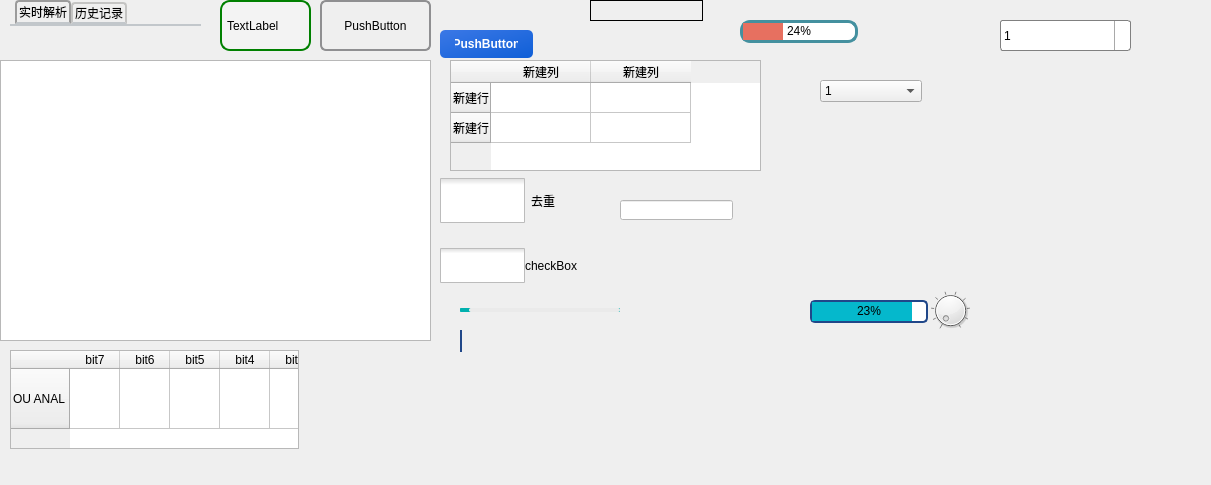
<?xml version="1.0" encoding="UTF-8"?>
<ui version="4.0">
 <class>Form</class>
 <widget class="QWidget" name="Form">
  <property name="geometry">
   <rect>
    <x>0</x>
    <y>0</y>
    <width>1211</width>
    <height>485</height>
   </rect>
  </property>
  <property name="windowTitle">
   <string>Form</string>
  </property>
  <widget class="QTabWidget" name="tabWidget">
   <property name="geometry">
    <rect>
     <x>10</x>
     <y>0</y>
     <width>191</width>
     <height>71</height>
    </rect>
   </property>
   <property name="styleSheet">
    <string notr="true">QTabWidget::pane { /* The tab widget frame */
    border-top: 2px solid #C2C7CB;
}

QTabWidget::tab-bar {
    left: 5px; /* move to the right by 5px */
}

/* Style the tab using the tab sub-control. Note that
    it reads QTabBar _not_ QTabWidget */
QTabBar::tab {
    background: qlineargradient(x1: 0, y1: 0, x2: 0, y2: 1,
                                stop: 0 #E1E1E1, stop: 0.4 #DDDDDD,
                                stop: 0.5 #D8D8D8, stop: 1.0 #D3D3D3);
    border: 2px solid #C4C4C3;
    border-bottom-color: #C2C7CB; /* same as the pane color */
    border-top-left-radius: 4px;
    border-top-right-radius: 4px;
    min-width: 8ex;
    padding: 2px;
}

QTabBar::tab:selected, QTabBar::tab:hover {
    background: qlineargradient(x1: 0, y1: 0, x2: 0, y2: 1,
                                stop: 0 #fafafa, stop: 0.4 #f4f4f4,
                                stop: 0.5 #e7e7e7, stop: 1.0 #fafafa);
}

QTabBar::tab:selected {
    border-color: #9B9B9B;
    border-bottom-color: #C2C7CB; /* same as pane color */
}

QTabBar::tab:!selected {
    margin-top: 2px; /* make non-selected tabs look smaller */
}</string>
   </property>
   <property name="currentIndex">
    <number>0</number>
   </property>
   <widget class="QWidget" name="tab">
    <attribute name="title">
     <string>实时解析</string>
    </attribute>
   </widget>
   <widget class="QWidget" name="tab_2">
    <attribute name="title">
     <string>历史记录</string>
    </attribute>
   </widget>
  </widget>
  <widget class="QProgressBar" name="progressBar">
   <property name="geometry">
    <rect>
     <x>810</x>
     <y>300</y>
     <width>118</width>
     <height>23</height>
    </rect>
   </property>
   <property name="styleSheet">
    <string notr="true">QProgressBar {
    border: 2px solid #204789;
    border-radius: 5px;
	text-align: center;
}

QProgressBar::chunk {
    background-color: #05B8CC;
    width: 100px;
}</string>
   </property>
   <property name="maximum">
    <number>2499</number>
   </property>
   <property name="value">
    <number>23</number>
   </property>
   <property name="textVisible">
    <bool>true</bool>
   </property>
   <property name="format">
    <string>%v%</string>
   </property>
  </widget>
  <widget class="QLabel" name="label">
   <property name="geometry">
    <rect>
     <x>220</x>
     <y>0</y>
     <width>91</width>
     <height>51</height>
    </rect>
   </property>
   <property name="styleSheet">
    <string notr="true">QLabel {
    border: 2px solid green;
    border-radius: 10px;
    padding: 2px;
	background-color: #f3f3f3;
}</string>
   </property>
   <property name="text">
    <string>TextLabel</string>
   </property>
  </widget>
  <widget class="QPushButton" name="pushButton">
   <property name="geometry">
    <rect>
     <x>320</x>
     <y>0</y>
     <width>111</width>
     <height>51</height>
    </rect>
   </property>
   <property name="styleSheet">
    <string notr="true">QPushButton {
    border: 2px solid #8f8f91;
    border-radius: 6px;
    background-color: qlineargradient(x1: 0, y1: 0, x2: 0, y2: 1,
                                      stop: 0 #f6f7fa, stop: 1 #dadbde);
    min-width: 80px;
	
	font: 9pt &quot;幼圆&quot;;
}

QPushButton:pressed {
    background-color: qlineargradient(x1: 0, y1: 0, x2: 0, y2: 1,
                                      stop: 0 #dadbde, stop: 1 #f6f7fa);
}

QPushButton:flat {
    border: none; /* no border for a flat push button */
}

QPushButton:default {
    border-color: navy; /* make the default button prominent */
}</string>
   </property>
   <property name="text">
    <string>PushButton</string>
   </property>
  </widget>
  <widget class="QTextEdit" name="textEdit">
   <property name="geometry">
    <rect>
     <x>0</x>
     <y>60</y>
     <width>431</width>
     <height>281</height>
    </rect>
   </property>
   <property name="styleSheet">
    <string notr="true">/* radial gradient */
QTextEdit {
    background-color: qlineargradient(x1: 1, y1: 0, x2: 0, y2: 0,
                                      stop: 0 #404959, stop: 1 #f0f0f0);
}</string>
   </property>
  </widget>
  <widget class="QPushButton" name="pushButton_2">
   <property name="geometry">
    <rect>
     <x>440</x>
     <y>30</y>
     <width>93</width>
     <height>28</height>
    </rect>
   </property>
   <property name="styleSheet">
    <string notr="true">QPushButton {
    background-color: qlineargradient(x1:0, y1:0, x2:1, y2:1, stop:0 #3b78e6, stop:1 #0f5fd7);
    border-radius: 5px;
    color: white;
    font-weight: bold;
    padding: 5px 15px;
}

QPushButton:hover {
    background-color: qlineargradient(x1:0, y1:0, x2:1, y2:1, stop:0 #60a3f7, stop:1 #3b78e6);
}

QPushButton:pressed {
    background-color: qlineargradient(x1:0, y1:0, x2:1, y2:1, stop:0 #0f5fd7, stop:1 #3b78e6);
}
</string>
   </property>
   <property name="text">
    <string>PushButton</string>
   </property>
  </widget>
  <widget class="QLineEdit" name="lineEdit">
   <property name="geometry">
    <rect>
     <x>590</x>
     <y>0</y>
     <width>113</width>
     <height>21</height>
    </rect>
   </property>
   <property name="styleSheet">
    <string notr="true">QLineEdit {
	background: transparent;
	border-width: 1;
	border-style: outset;
}</string>
   </property>
  </widget>
  <widget class="QComboBox" name="comboBox">
   <property name="geometry">
    <rect>
     <x>1000</x>
     <y>20</y>
     <width>131</width>
     <height>31</height>
    </rect>
   </property>
   <property name="styleSheet">
    <string notr="true">QComboBox {
    border: 1px solid gray;
    border-radius: 3px;
    padding: 1px 18px 1px 3px;
    min-width: 6em;
}

QComboBox:editable {
    background: white;
}

QComboBox:!editable, QComboBox::drop-down:editable {
     background: qlineargradient(x1: 0, y1: 0, x2: 0, y2: 1,
                                 stop: 0 #E1E1E1, stop: 0.4 #DDDDDD,
                                 stop: 0.5 #D8D8D8, stop: 1.0 #D3D3D3);
}

/* QComboBox gets the &quot;on&quot; state when the popup is open */
QComboBox:!editable:on, QComboBox::drop-down:editable:on {
    background: qlineargradient(x1: 0, y1: 0, x2: 0, y2: 1,
                                stop: 0 #D3D3D3, stop: 0.4 #D8D8D8,
                                stop: 0.5 #DDDDDD, stop: 1.0 #E1E1E1);
}

QComboBox:on { /* shift the text when the popup opens */
    padding-top: 3px;
    padding-left: 4px;
}

QComboBox::drop-down {
    subcontrol-origin: padding;
    subcontrol-position: top right;
    width: 15px;

    border-left-width: 1px;
    border-left-color: darkgray;
    border-left-style: solid; /* just a single line */
    border-top-right-radius: 3px; /* same radius as the QComboBox */
    border-bottom-right-radius: 3px;
}

QComboBox::down-arrow {
    image: url(/usr/share/icons/crystalsvg/16x16/actions/1downarrow.png);
}

QComboBox::down-arrow:on { /* shift the arrow when popup is open */
    top: 1px;
    left: 1px;
}</string>
   </property>
   <property name="editable">
    <bool>false</bool>
   </property>
   <item>
    <property name="text">
     <string>1</string>
    </property>
   </item>
   <item>
    <property name="text">
     <string>2</string>
    </property>
   </item>
  </widget>
  <widget class="QComboBox" name="comboBox_2">
   <property name="geometry">
    <rect>
     <x>820</x>
     <y>80</y>
     <width>102</width>
     <height>22</height>
    </rect>
   </property>
   <property name="contextMenuPolicy">
    <enum>Qt::DefaultContextMenu</enum>
   </property>
   <property name="styleSheet">
    <string notr="true">/* 设置滚动条整体样式 */
QComboBox QScrollBar:vertical {
    border: 1px solid #dcdcdc; /* 滚动条边框颜色 */
    background: #f5f5f5;       /* 滚动条背景颜色 */
    width: 12px;               /* 滚动条宽度 */
}

/* 设置滚动条滑块样式 */
QComboBox QScrollBar::handle:vertical {
    background: #cccccc;       /* 滑块颜色 */
    border-radius: 6px;        /* 滑块圆角 */
    min-height: 20px;          /* 滑块最小高度 */
}

/* 设置滑块在鼠标悬停时的样式 */
QComboBox QScrollBar::handle:vertical:hover {
    background: #aaaaaa;       /* 滑块悬停颜色 */
}

/* 设置滚动条上箭头和下箭头按钮样式 */
QComboBox QScrollBar::sub-line,
QComboBox QScrollBar::add-line {
    border: 1px solid #dcdcdc; /* 按钮边框颜色 */
    background: #f5f5f5;       /* 按钮背景颜色 */
    height: 12px;              /* 按钮高度 */
    subcontrol-origin: margin; /* 按钮对齐方式 */
}



/* 设置滚动条轨道样式 */
QComboBox QScrollBar::add-page,
QComboBox QScrollBar::sub-page {
    background: #eaeaea; /* 滚动条轨道颜色 */
}
</string>
   </property>
   <property name="maxVisibleItems">
    <number>5</number>
   </property>
   <item>
    <property name="text">
     <string>1</string>
    </property>
   </item>
   <item>
    <property name="text">
     <string>新建项目</string>
    </property>
   </item>
   <item>
    <property name="text">
     <string>新建项目</string>
    </property>
   </item>
   <item>
    <property name="text">
     <string>新建项目</string>
    </property>
   </item>
   <item>
    <property name="text">
     <string>新建项目</string>
    </property>
   </item>
   <item>
    <property name="text">
     <string>1</string>
    </property>
   </item>
   <item>
    <property name="text">
     <string>1</string>
    </property>
   </item>
   <item>
    <property name="text">
     <string>1</string>
    </property>
   </item>
   <item>
    <property name="text">
     <string>1</string>
    </property>
   </item>
   <item>
    <property name="text">
     <string>1</string>
    </property>
   </item>
  </widget>
  <widget class="QTableWidget" name="tableWidget">
   <property name="geometry">
    <rect>
     <x>10</x>
     <y>350</y>
     <width>289</width>
     <height>99</height>
    </rect>
   </property>
   <property name="minimumSize">
    <size>
     <width>0</width>
     <height>0</height>
    </size>
   </property>
   <property name="styleSheet">
    <string notr="true">    QHeaderView::section {
            background-color: qlineargradient(x1: 0, y1: 0, x2: 0, y2: 1,
                                      stop: 0 #f6f7fa, stop: 1 #dadbde);
    }
QTableWidget::item {
            background-color: qlineargradient(x1: 0, y1: 0, x2: 0, y2: 1,
                                      stop: 0 #408a99, stop: 1 #dadbde);
    }</string>
   </property>
   <property name="verticalScrollBarPolicy">
    <enum>Qt::ScrollBarAlwaysOff</enum>
   </property>
   <property name="horizontalScrollBarPolicy">
    <enum>Qt::ScrollBarAlwaysOff</enum>
   </property>
   <property name="autoScrollMargin">
    <number>16</number>
   </property>
   <property name="editTriggers">
    <set>QAbstractItemView::NoEditTriggers</set>
   </property>
   <property name="showGrid">
    <bool>true</bool>
   </property>
   <property name="gridStyle">
    <enum>Qt::SolidLine</enum>
   </property>
   <property name="sortingEnabled">
    <bool>false</bool>
   </property>
   <property name="wordWrap">
    <bool>true</bool>
   </property>
   <property name="cornerButtonEnabled">
    <bool>true</bool>
   </property>
   <property name="rowCount">
    <number>1</number>
   </property>
   <property name="columnCount">
    <number>8</number>
   </property>
   <attribute name="horizontalHeaderDefaultSectionSize">
    <number>50</number>
   </attribute>
   <attribute name="verticalHeaderVisible">
    <bool>true</bool>
   </attribute>
   <attribute name="verticalHeaderMinimumSectionSize">
    <number>40</number>
   </attribute>
   <attribute name="verticalHeaderDefaultSectionSize">
    <number>60</number>
   </attribute>
   <row>
    <property name="text">
     <string>OU ANAL</string>
    </property>
   </row>
   <column>
    <property name="text">
     <string>bit7</string>
    </property>
   </column>
   <column>
    <property name="text">
     <string>bit6</string>
    </property>
   </column>
   <column>
    <property name="text">
     <string>bit5</string>
    </property>
   </column>
   <column>
    <property name="text">
     <string>bit4</string>
    </property>
   </column>
   <column>
    <property name="text">
     <string>bit3</string>
    </property>
   </column>
   <column>
    <property name="text">
     <string>bit2</string>
    </property>
   </column>
   <column>
    <property name="text">
     <string>bit1</string>
    </property>
   </column>
   <column>
    <property name="text">
     <string>bit0</string>
    </property>
   </column>
  </widget>
  <widget class="QTableWidget" name="tableWidget_2">
   <property name="geometry">
    <rect>
     <x>450</x>
     <y>60</y>
     <width>311</width>
     <height>111</height>
    </rect>
   </property>
   <property name="styleSheet">
    <string notr="true">/*表头背景颜色*/
QHeaderView::section {
	background-color: qlineargradient(x1: 0, y1: 0, x2: 0, y2: 1,
								stop: 0 #f6f7fa, stop: 1 #dadbde);
}

/*单元格背景颜色*/
QTableWidget::item {
	background-color: qlineargradient(x1: 0, y1: 0, x2: 0, y2: 1,
                                      stop: 0 #408a99, stop: 1 #dadbde);
}
/*选中单元格的背景颜色*/
QTableWidget::item:selected {
	background-color: qlineargradient(x1: 0, y1: 0, x2: 0, y2: 1,
                                      stop: 0 #408a99, stop: 1 #20505e);
}
/*设置字体*/
QTableWidget::item {
	font-size: 12pt;
	font-family: &quot;微软雅黑&quot;;
}</string>
   </property>
   <row>
    <property name="text">
     <string>新建行</string>
    </property>
   </row>
   <row>
    <property name="text">
     <string>新建行</string>
    </property>
   </row>
   <column>
    <property name="text">
     <string>新建列</string>
    </property>
   </column>
   <column>
    <property name="text">
     <string>新建列</string>
    </property>
   </column>
  </widget>
  <widget class="QProgressBar" name="progressBar_2">
   <property name="geometry">
    <rect>
     <x>740</x>
     <y>20</y>
     <width>118</width>
     <height>23</height>
    </rect>
   </property>
   <property name="styleSheet">
    <string notr="true">QProgressBar {
    border: 3px solid grey;
    border-radius: 10px;
	text-align: center;
	border-color: #44909f;
	font: 9pt &quot;微软雅黑&quot;;
    background-color: qlineargradient(x1: 0, y1: 0, x2: 0, y2: 1,
                                      stop: 0 #f6f7fa, stop: 1 #dadbde);
}

QProgressBar::chunk {
    background-color: #e77060;
    width: 20px;
}</string>
   </property>
   <property name="value">
    <number>24</number>
   </property>
  </widget>
  <widget class="QCheckBox" name="checkBox">
   <property name="geometry">
    <rect>
     <x>440</x>
     <y>170</y>
     <width>171</width>
     <height>61</height>
    </rect>
   </property>
   <property name="styleSheet">
    <string notr="true">QCheckBox::indicator {
	width: 85px;
	height: 45px;
}

QCheckBox::indicator:unckecked {
	image: url(:/checkBox/img/toggle_switch_unchecked.png);
}


QCheckBox::indicator:checked {
	image: url(:/checkBox/img/toggle_switch_checked.png);
}</string>
   </property>
   <property name="text">
    <string>去重</string>
   </property>
  </widget>
  <widget class="QCheckBox" name="checkBox_3">
   <property name="geometry">
    <rect>
     <x>440</x>
     <y>230</y>
     <width>221</width>
     <height>71</height>
    </rect>
   </property>
   <property name="styleSheet">
    <string notr="true">QCheckBox {
	spacing: 0px;
}

QCheckBox::indicator {
	width: 85px;
	height: 35px;
}

QCheckBox::indicator:unckecked {
	image: url(:/checkBox/img/padlock.png);
}


QCheckBox::indicator:checked {
	image: url(:/checkBox/img/padlock (1).png);
}</string>
   </property>
   <property name="text">
    <string>checkBox</string>
   </property>
  </widget>
  <widget class="QLineEdit" name="lineEdit_2">
   <property name="enabled">
    <bool>true</bool>
   </property>
   <property name="geometry">
    <rect>
     <x>620</x>
     <y>200</y>
     <width>113</width>
     <height>20</height>
    </rect>
   </property>
   <property name="styleSheet">
    <string notr="true">QLineEdit {
        font-size: 16px;          /* 正常状态下的字体大小 */
        color: black;             /* 正常状态下输入文本的颜色 */
        background-color: white;  /* 正常状态下的背景颜色 */
    }
    QLineEdit:disabled {
        color: gray;              /* 禁用状态下的文本颜色 */
        background-color: #f0f0f0; /* 禁用状态下的背景颜色 */
        border: 1px solid #d3d3d3; /* 禁用状态下的边框样式 */
    }</string>
   </property>
  </widget>
  <widget class="QSlider" name="horizontalSlider">
   <property name="geometry">
    <rect>
     <x>460</x>
     <y>330</y>
     <width>160</width>
     <height>22</height>
    </rect>
   </property>
   <property name="styleSheet">
    <string notr="true">QSlider::groove:horizontal {
    background: transparent;
}

QSlider::handle:horizontal {
    background: qlineargradient(x1: 0, y1: 0, x2: 0, y2: 1,
                                stop: 0 #E1E1E1, stop: 0.4 #DDDDDD,
                                stop: 0.5 #D8D8D8, stop: 1.0 #D3D3D3);
    border: 2px solid qlineargradient(x1: 0, y1: 0, x2: 0, y2: 1,
                                      stop: 0 #f6f7fa, stop: 1 #dadbde);
	border-radius: 5px;
    width: 2px;
    margin: -2px 0; /* handle is placed by default on the contents rect of the groove. Expand outside the groove */

}

QSlider::add-page:horizontal {
    background: transparent;
}

QSlider::sub-page:horizontal {
	border: 1px solid #204789;
	border-radius: 5px;
    background: qlineargradient(x1: 0, y1: 0, x2: 1, y2: 1,
                                      stop: 0 #05b8cc, stop: 1 #06dcf4);
}</string>
   </property>
   <property name="sliderPosition">
    <number>0</number>
   </property>
   <property name="tracking">
    <bool>true</bool>
   </property>
   <property name="orientation">
    <enum>Qt::Horizontal</enum>
   </property>
   <property name="invertedAppearance">
    <bool>false</bool>
   </property>
   <property name="invertedControls">
    <bool>false</bool>
   </property>
   <property name="tickPosition">
    <enum>QSlider::TicksAbove</enum>
   </property>
   <property name="tickInterval">
    <number>0</number>
   </property>
  </widget>
  <widget class="QDial" name="dial">
   <property name="geometry">
    <rect>
     <x>930</x>
     <y>290</y>
     <width>41</width>
     <height>41</height>
    </rect>
   </property>
   <property name="styleSheet">
    <string notr="true"/>
   </property>
   <property name="pageStep">
    <number>10</number>
   </property>
   <property name="value">
    <number>0</number>
   </property>
   <property name="orientation">
    <enum>Qt::Horizontal</enum>
   </property>
   <property name="wrapping">
    <bool>false</bool>
   </property>
   <property name="notchTarget">
    <double>11.000000000000000</double>
   </property>
   <property name="notchesVisible">
    <bool>true</bool>
   </property>
  </widget>
  <widget class="QSlider" name="horizontalSlider_2">
   <property name="geometry">
    <rect>
     <x>460</x>
     <y>300</y>
     <width>160</width>
     <height>20</height>
    </rect>
   </property>
   <property name="styleSheet">
    <string notr="true">/*滑块的样式*/
QSlider::groove:horizontal {
	border: 1px solid #00B0AE;
	background: #00B0AE;
	height: 2px;
	border-radius: 1px;
	padding-left:0px;
	padding-right:0px;
}
 
/*滑块经过的颜色:前面的颜色*/
QSlider::sub-page:horizontal {
	background: #00B0AE;
	border: 1px solid #00B0AE;
	height: 2px;
	border-radius: 2px;
}
 
QSlider::add-page:horizontal {
background: #EAEAEA;
border: 0px solid #EAEAEA;
height: 2px;
border-radius: 2px;
}
QSlider::handle:horizontal 
{
    background: qradialgradient(spread:pad, cx:0.5, cy:0.5, radius:0.5, fx:0.5, fy:0.5, 
    stop:0.6 #00B0AE,stop:0.98409 rgba(255, 255, 255, 255));
 
    width: 15px;
    margin-top: -6px;
    margin-bottom: -6px;
    border-radius: 5px;
}
 
QSlider::handle:horizontal:hover {
    background: qradialgradient(spread:pad, cx:0.5, cy:0.5, radius:0.5, fx:0.5, fy:0.5, 
    stop:0.6 #00B0AE,stop:0.98409 rgba(255, 255, 255, 255));
 
    width: 15px;
    margin-top: -6px;
    margin-bottom: -6px;
    border-radius: 5px;
}</string>
   </property>
   <property name="orientation">
    <enum>Qt::Horizontal</enum>
   </property>
  </widget>
 </widget>
 <resources>
  <include location="resource.qrc"/>
 </resources>
 <connections/>
</ui>
